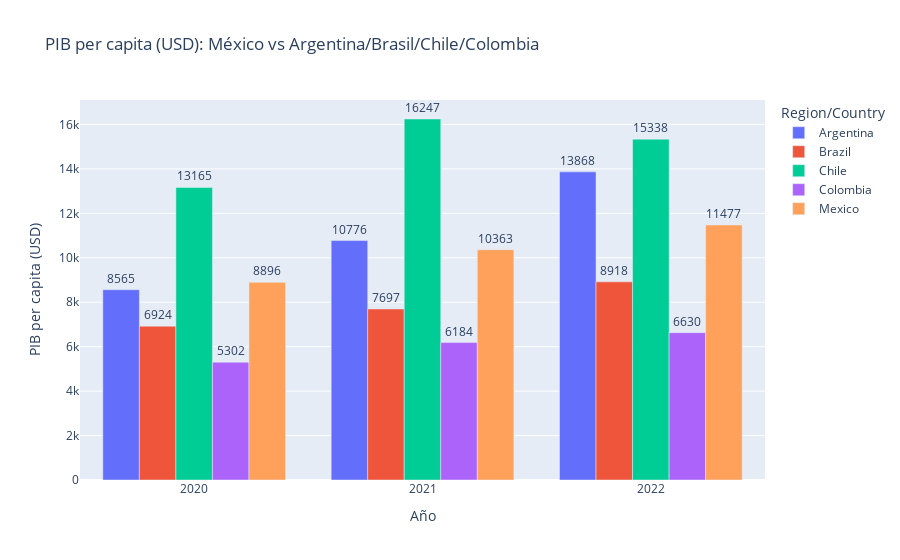

Write notebook code for a chart like this one.
### Code cell
import plotly.express as px

# Convertir 'Value' a numérico (quitando comas)
df_filtrado['Value'] = df_filtrado['Value'].astype(str).str.replace(',', '').astype(float)

# Filtrar solo Imports CIF
gdp_pc = df_filtrado[df_filtrado['Series'] == 'GDP per capita (US dollars)']

# Seleccionar México y Argentina/Brasil/Chile/Colombia
subset = gdp_pc[gdp_pc['Region/Country'].isin(['Mexico', 'Argentina', 'Brazil', 'Chile', 'Colombia'])]

# Gráfico de barras
fig = px.bar(
    subset,
    x="Year",
    y="Value",
    color="Region/Country",
    barmode="group",
    title="PIB per capita (USD): México vs Argentina/Brasil/Chile/Colombia",
    labels={"Value": "PIB per capita (USD)", "Year": "Año"}
)
fig.update_traces(texttemplate='%{y:.5}', textposition='outside')
fig.show()

### Figure 1 — Plotly figure (JSON) as saved in the notebook; plotly's stock layout.template omitted (floating-point values rounded to 4 significant figures)
{"data": [{"alignmentgroup": "True", "hovertemplate": "Region/Country=Argentina<br>Año=%{x}<br>PIB per capita (USD)=%{y}<extra></extra>", "legendgroup": "Argentina", "marker": {"color": "#636efa", "pattern": {"shape": ""}}, "name": "Argentina", "offsetgroup": "Argentina", "orientation": "v", "showlegend": true, "textposition": "outside", "texttemplate": "%{y:.5}", "type": "bar", "x": [2020, 2021, 2022], "xaxis": "x", "y": [8565, 10776, 13868], "yaxis": "y"}, {"alignmentgroup": "True", "hovertemplate": "Region/Country=Brazil<br>Año=%{x}<br>PIB per capita (USD)=%{y}<extra></extra>", "legendgroup": "Brazil", "marker": {"color": "#EF553B", "pattern": {"shape": ""}}, "name": "Brazil", "offsetgroup": "Brazil", "orientation": "v", "showlegend": true, "textposition": "outside", "texttemplate": "%{y:.5}", "type": "bar", "x": [2020, 2021, 2022], "xaxis": "x", "y": [6924, 7697, 8918], "yaxis": "y"}, {"alignmentgroup": "True", "hovertemplate": "Region/Country=Chile<br>Año=%{x}<br>PIB per capita (USD)=%{y}<extra></extra>", "legendgroup": "Chile", "marker": {"color": "#00cc96", "pattern": {"shape": ""}}, "name": "Chile", "offsetgroup": "Chile", "orientation": "v", "showlegend": true, "textposition": "outside", "texttemplate": "%{y:.5}", "type": "bar", "x": [2020, 2021, 2022], "xaxis": "x", "y": [13165, 16247, 15338], "yaxis": "y"}, {"alignmentgroup": "True", "hovertemplate": "Region/Country=Colombia<br>Año=%{x}<br>PIB per capita (USD)=%{y}<extra></extra>", "legendgroup": "Colombia", "marker": {"color": "#ab63fa", "pattern": {"shape": ""}}, "name": "Colombia", "offsetgroup": "Colombia", "orientation": "v", "showlegend": true, "textposition": "outside", "texttemplate": "%{y:.5}", "type": "bar", "x": [2020, 2021, 2022], "xaxis": "x", "y": [5302, 6184, 6630], "yaxis": "y"}, {"alignmentgroup": "True", "hovertemplate": "Region/Country=Mexico<br>Año=%{x}<br>PIB per capita (USD)=%{y}<extra></extra>", "legendgroup": "Mexico", "marker": {"color": "#FFA15A", "pattern": {"shape": ""}}, "name": "Mexico", "offsetgroup": "Mexico", "orientation": "v", "showlegend": true, "textposition": "outside", "texttemplate": "%{y:.5}", "type": "bar", "x": [2020, 2021, 2022], "xaxis": "x", "y": [8896, 10363, 11477], "yaxis": "y"}], "layout": {"barmode": "group", "legend": {"title": {"text": "Region/Country"}, "tracegroupgap": 0}, "title": {"text": "PIB per capita (USD): México vs Argentina/Brasil/Chile/Colombia"}, "xaxis": {"anchor": "y", "domain": [0, 1], "title": {"text": "Año"}}, "yaxis": {"anchor": "x", "domain": [0, 1], "title": {"text": "PIB per capita (USD)"}}}}
